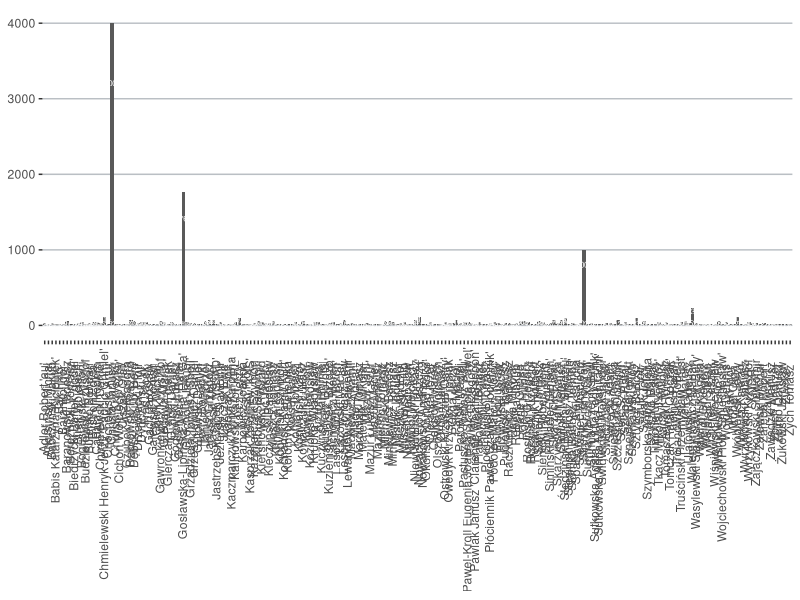
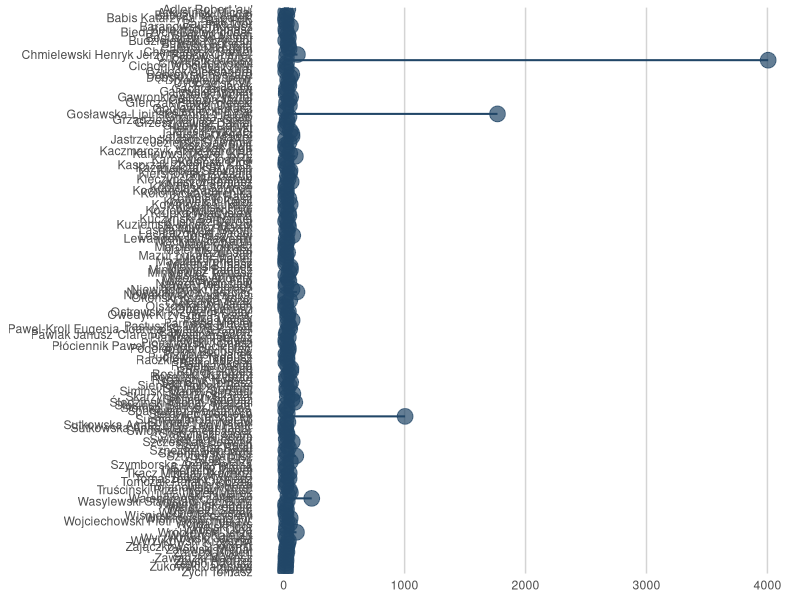
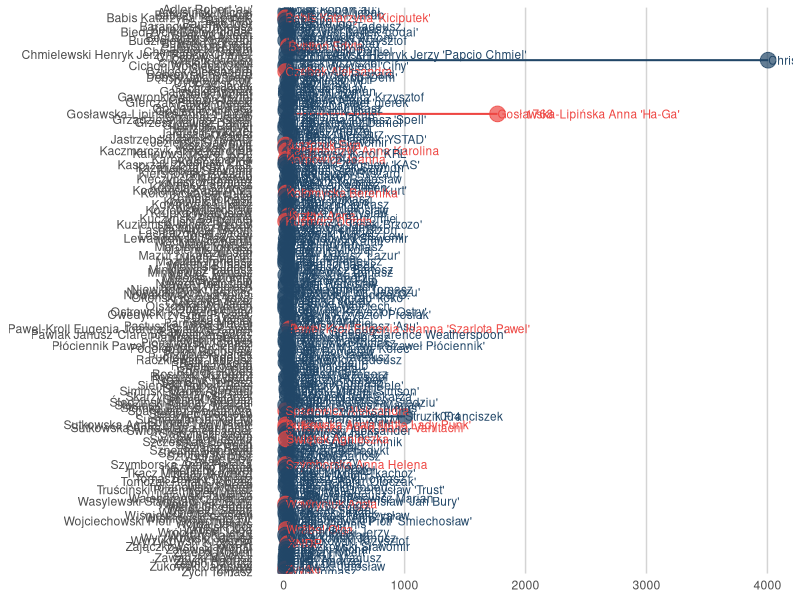

Generate these figures, in order, with R:
library(readxl)
library(ggplot2)
library(tibble)
library(tidyverse)
#----------------------------------
#2 how many comics by surname 
#2nd method - adding rows while keeping 'sex/plec' column, then color-code them
#----------------------------------
plk_naz<-readxl::read_xlsx("polski_komiks.xlsx")
plec<-plk_naz$plec
#move surnames and add rows
plk_naz<-column_to_rownames(plk_naz, var = "nazwisko")
as.data.frame(plk_naz)
plk_naz_added<-as.data.frame(rowSums(plk_naz[, -1],  na.rm=TRUE))
plk_naz_added<-cbind(plk_naz_added, plec)
#add surnames
nazwiska<-rownames(plk_naz)
rownames(plk_naz_added) <- NULL
plk_added_z_naz <- cbind(plk_naz_added, nazwiska)
colnames(plk_added_z_naz)<-c("IloscPrac", "Plec", "Nazwisko")
plk_added_z_naz <- as.data.frame(plk_added_z_naz)
#eliminating people with x number of comics
plk_added_z_naz #podstawowy
plk_elim5_20<-plk_added_z_naz[(plk_added_z_naz$IloscPrac>=5 & plk_added_z_naz$IloscPrac<=20),]
plk_elim15<-plk_added_z_naz[(plk_added_z_naz$IloscPrac>=15),] #>15


#bar chart - surnames by 90 degrees
ggplot(plk_elim15, aes(y=plk_elim15$IloscPrac, x=plk_elim15$Nazwisko)) + 
  geom_bar( stat="identity")+
  geom_text(aes(label=plk_elim15$IloscPrac),position = position_stack(0.80), colour="white", size=2)+
  theme(axis.title.x=element_blank(), axis.title.y=element_blank(),
        panel.grid.major.y=element_line(colour="#babfc4"),
        panel.background=element_blank(), panel.grid.major.x=element_blank(),
        axis.text.x.bottom = element_text(angle=90, hjust=0.90, vjust=0.4))

#lollipop - whole chart by 90 degrees
#214667 blue #ee4642 coral ##5a5a5a grey
ggplot(plk_elim15, aes(y=plk_elim15$IloscPrac, x=fct_rev(plk_elim15$Nazwisko))) + 
  geom_segment( aes(xend=plk_elim15$Nazwisko, yend=0) , size=0.7, color="#214667")  +
  geom_point(size=5, color="#214667", fill=alpha("#214667", 0.2), alpha=0.7, shape=21)+
  theme(axis.title.x=element_blank(), axis.title.y=element_blank(),
        panel.grid.major.y=element_blank(), panel.grid.major.x=element_line(colour="#d4d4d4"),
        panel.background=element_blank(),  
        axis.ticks.y = element_blank(), axis.ticks.x = element_blank())+
  coord_flip()

#lollipop - whole chart by 90 degrees with color-coded sex
ggplot(plk_elim15, aes(y=plk_elim15$IloscPrac, x=fct_rev(plk_elim15$Nazwisko))) + 
  geom_segment(aes(xend=plk_elim15$Nazwisko, yend=0 ), 
               color=ifelse(plk_elim15$Plec %in% c("M"), "#214667", "#ee4642"), 
               size=0.7) +
  geom_point(color=ifelse(plk_elim15$Plec %in% c("M"), "#214667", "#ee4642"), 
             fill=ifelse(plk_elim15$Plec %in% c("M"), "#214667", "#ee4642"), 
             size=5, alpha=0.7, shape=21) +
  geom_text(aes(label=IloscPrac), 
             color=ifelse(plk_elim15$Plec %in% c("M"), "#214667", "#ee4642"), size=3, hjust=-1)+
  geom_text(aes(label=Nazwisko), 
            color=ifelse(plk_elim15$Plec %in% c("M"), "#214667", "#ee4642"), size=3, hjust=0)+
  theme(axis.title.x=element_blank(), axis.title.y=element_blank(),
        panel.grid.major.y=element_blank(), panel.grid.major.x=element_line(colour="#d4d4d4"),
        panel.background=element_blank(),  
        axis.ticks.y = element_blank(), axis.ticks.x = element_blank())+
  coord_flip()
